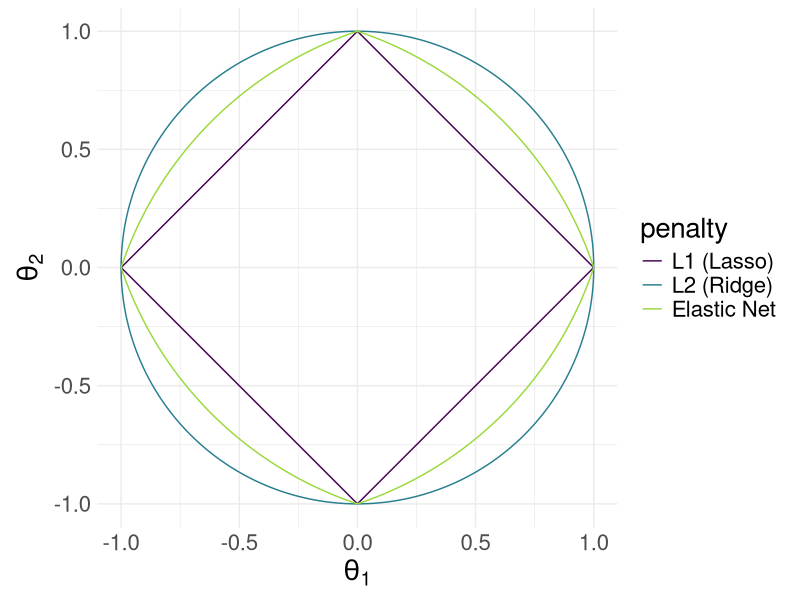

Source code (R): (Note: this script raises an error after producing the figure.)
# ------------------------------------------------------------------------------
# FIG: LASSO, RIDGE & ELASTIC NET PENALTY
# ------------------------------------------------------------------------------

# Purpose: visualize penalties for 2D example

library(ggplot2)
library(data.table)

# DATA -------------------------------------------------------------------------

x <- seq(-1L, 1L, length.out = 1000L)
dt <- data.table::as.data.table(expand.grid(x = x, y = x))

dt[, `:=` (
  lasso = 1L - abs(x) - abs(y),
  ridge = 1L - x^2 - y^2,
  enet = 1L - (0.5 * abs(x) + 0.5 * x^2) - (0.5 * abs(y) + 0.5 * y^2))]

dt_long <- data.table::melt(
  dt, 
  id = c("x", "y"),
  measure = c("lasso", "ridge", "enet"))

# PLOT -------------------------------------------------------------------------

p <- ggplot2::ggplot(
  dt_long, 
  ggplot2::aes(x = x, y = y, z = value, col = variable)) +
  ggplot2::geom_contour(bins = 2L) +
  ggplot2::theme_minimal() +
  ggplot2::scale_color_viridis_d(
    end = 0.85,
    name = "penalty",
    labels = c("L1 (Lasso)", "L2 (Ridge)", "Elastic Net")) +
  ggplot2::xlab(expr(theta[1])) +
  ggplot2::ylab(expr(theta[2])) +
  ggplot2::theme(text = ggplot2::element_text(size = 20L)) +
  ggplot2::coord_fixed(ratio = 1L)

ggplot2::ggsave("../figure/lasso_ridge_enet_2d.png", p, width = 6L)
